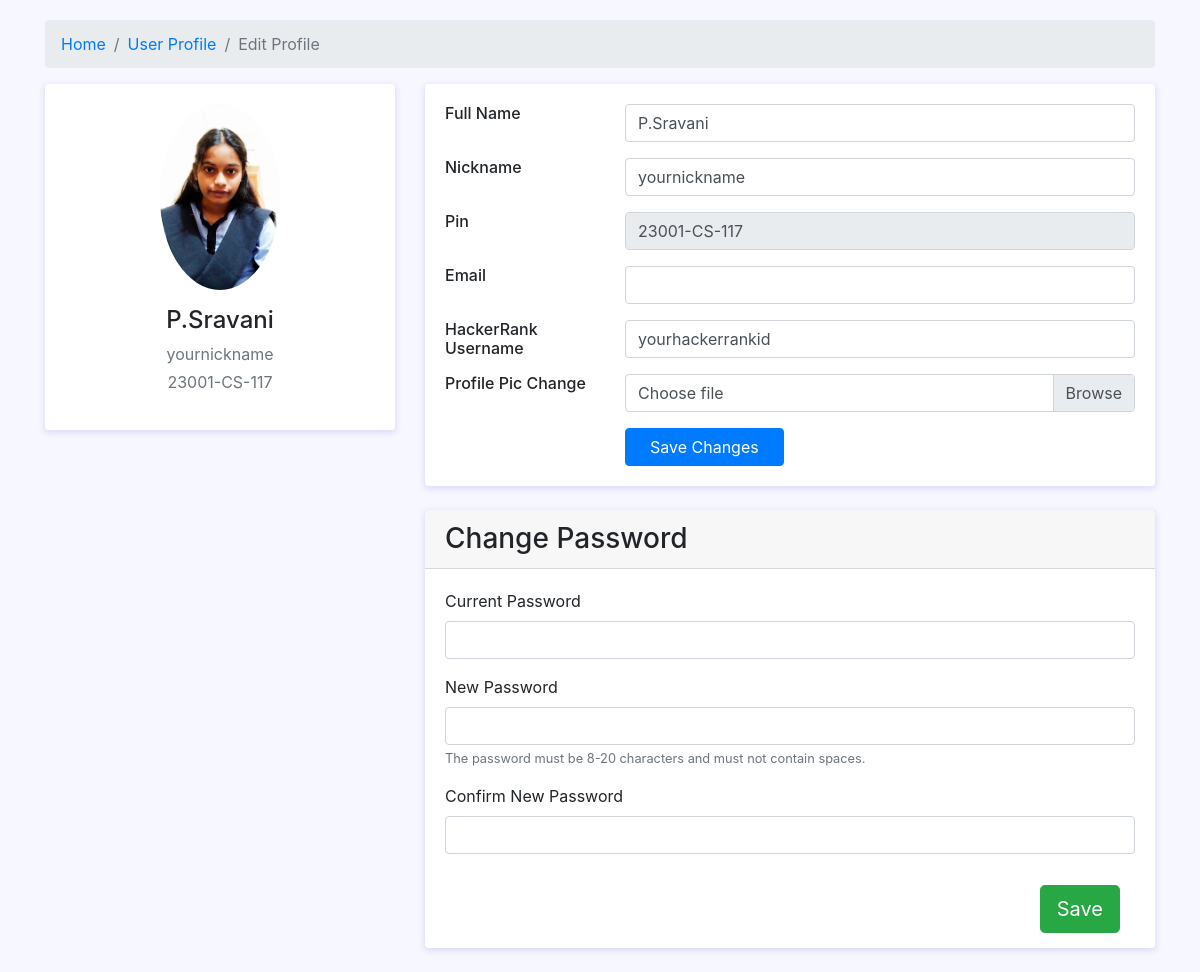
Page /profile/editprofile/ (signed in) on the committed database.
### profilepage/models.py (models this page shows, shortened)
class Profile(models.Model):
    user = models.OneToOneField(User, on_delete=models.CASCADE)
    nickname = models.CharField(max_length=30,default='yournickname')
    hackerrank_id = models.CharField(max_length=20,default='yourhackerrankid')
    c1progress = models.FloatField(default='0')
    c2progress = models.FloatField(default='0')
    name = models.CharField(max_length=50)
    imguploadlimit = models.PositiveSmallIntegerField(default='10')
    image = models.ImageField(upload_to='profile_images/', default='profile_images/default.jpg')

### profilepage/views.py (the view)
# urls.py: path('editprofile/',views.editprofile,name='editprofile'),
@login_required
def editprofile(request):
    user_profile = Profile.objects.filter(user=request.user).first()
    if user_profile is None:
        return redirect('home')
    else:
        context = {'user_profile': user_profile}
        return render(request, 'profile/editprofile.html', context)

### templates/profile/editprofile.html (shortened to what this page needs)
<!DOCTYPE html>
<html lang="en">
<head>
    <link href="https://cdn.jsdelivr.net/npm/bootstrap@4.5.0/dist/css/bootstrap.min.css" rel="stylesheet">
</head>
<body>
    <div class="container">
        <nav aria-label="breadcrumb" class="main-breadcrumb">
            <ol class="breadcrumb">
                <li class="breadcrumb-item"><a href="{% url  'home' %}">Home</a></li>
                <li class="breadcrumb-item "><a href="{% url 'profile' %}">User Profile</a></li>
                <li class="breadcrumb-item active" aria-current="page">Edit Profile</li>
            </ol>
        </nav>
        <div class="main-body">
            <div class="row">
                <div class="col-lg-4">
                    <div class="card">
                        <div class="card-body">
                            <div class="d-flex flex-column align-items-center text-center">
                                <img src="{{ user_profile.image.url }}" alt="Admin"
                                    class="rounded-circle" width="120">
                                <div class="mt-3">
                                    <h4>{{ user_profile.name }}</h4>
                                    <p class="text-secondary mb-1">{{ user_profile.nickname }}</p>
                                    <p class="text-muted font-size-sm">{{ user_profile.user.username }}</p>
                                </div>
                            </div>
                        </div>
                    </div>
                </div>
                <div class="col-lg-8">
                    <div class="card">
                        <div class="card-body">
                            <form action='profileedithandle' method='post' enctype="multipart/form-data"> {% csrf_token %}
                            <div class="row mb-3">
                                <div class="col-sm-3">
                                    <h6 class="mb-0">Full Name</h6>
                                </div>
                                <div class="col-sm-9 text-secondary">
                                    <input type="text" class="form-control" value="{{ user_profile.name }}" name="changedName">
                                </div>
                            </div>
                            <div class="row mb-3">
                                <div class="col-sm-3">
                                    <h6 class="mb-0">Nickname</h6>
                                </div>
                                <div class="col-sm-9 text-secondary">
                                    <input type="text" class="form-control" value="{{ user_profile.nickname }}" name="changedNickName">
                                </div>
                            </div>
                            <div class="row mb-3">
                                <div class="col-sm-3">
                                    <h6 class="mb-0">Pin</h6>
                                </div>
                                <div class="col-sm-9 text-secondary">
                                    <input type="text" class="form-control" value="{{ user_profile.user.username }}" disabled readonly>
                                </div>
                            </div>
                            <div class="row mb-3">
                                <div class="col-sm-3">
                                    <h6 class="mb-0">Email</h6>
                                </div>
                                <div class="col-sm-9 text-secondary">
                                    <input type="email" class="form-control" value="{{ user_profile.user.email }}" name="changedEmail">
                                </div>
                            </div>
                            <div class="row mb-3">
                                <div class="col-sm-3">
                                    <h6 class="mb-0">HackerRank Username</h6>
                                </div>
                                <div class="col-sm-9 text-secondary">
                                    <input type="text" class="form-control" value="{{ user_profile.hackerrank_id }}" name="changedHackId">
                                </div>
                            </div>
                            <div class="row mb-3">
                                <div class="col-sm-3">
                                    <h6 class="mb-0">Profile Pic Change</h6>
                                </div>
                                <div class="col-sm-9 text-secondary">
                                <div class="custom-file">
                                    <label class="custom-file-label" for="inputGroupFile01">Choose file</label>
                                  </div>
                                </div>
                            </div>
                            <div class="row">
                                <div class="col-sm-3"></div>
                                <div class="col-sm-9 text-secondary">
                                    <input type="submit" class="btn btn-primary px-4" value="Save Changes">
                                </div>
                            </div>
                            </div>
                        </div>
                            <div class="card card-outline-secondary">
                                <form method="post" action="change_password">
                                    <div class="card-header">
                                        <h3 class="mb-0">Change Password</h3>
                                    </div>
                                    <div class="card-body">
                                        <div class="form-group">
                                            <label for="id_old_password">Current Password</label>
                                            <input type="password" id="id_old_password" name="old_password" class="form-control" required>
                                        </div>
                                        <div class="form-group">
                                            <label for="id_new_password1">New Password</label>
                                            <input type="password" id="id_new_password1" name="new_password1" class="form-control" required>
                                            <small class="form-text text-muted">The password must be 8-20 characters and must not contain spaces.</small>
                                        </div>
                                        <div class="form-group">
                                            <label for="id_new_password2">Confirm New Password</label>
                                            <input type="password" id="id_new_password2" name="new_password2" class="form-control" required>
                                        </div>
                                        <div class="form-group">
                                            <button type="submit" class="btn btn-success btn-lg float-right" style="margin:15px;">Save</button>
                                        </div>
                                    </div>
                                </form>
                            </div>
                        </div>
                    </div>
                </div>
            </div>
</body>
</html>

### templates/profile/editprofile.html (style rules this page uses)
body { background: #f7f7ff; margin-top: 20px; }
.card { position: relative; display: flex; flex-direction: column; min-width: 0; word-wrap: break-word; background-color: #fff; background-clip: border-box; border: 0 solid transparent; border-radius: .25rem; margin-bottom: 1.5rem; box-shadow: 0 2px 6px 0 rgb(218 218 253 / 65%), 0 2px 6px 0 rgb(206 206 238 / 54%); }

### rows in the picture
Profile: image (picture), name "P.Sravani", nickname "yournickname", user.username "23001-CS-117", changedName "P.Sravani", changedNickName "yournickname", changedHackId "yourhackerrankid"
